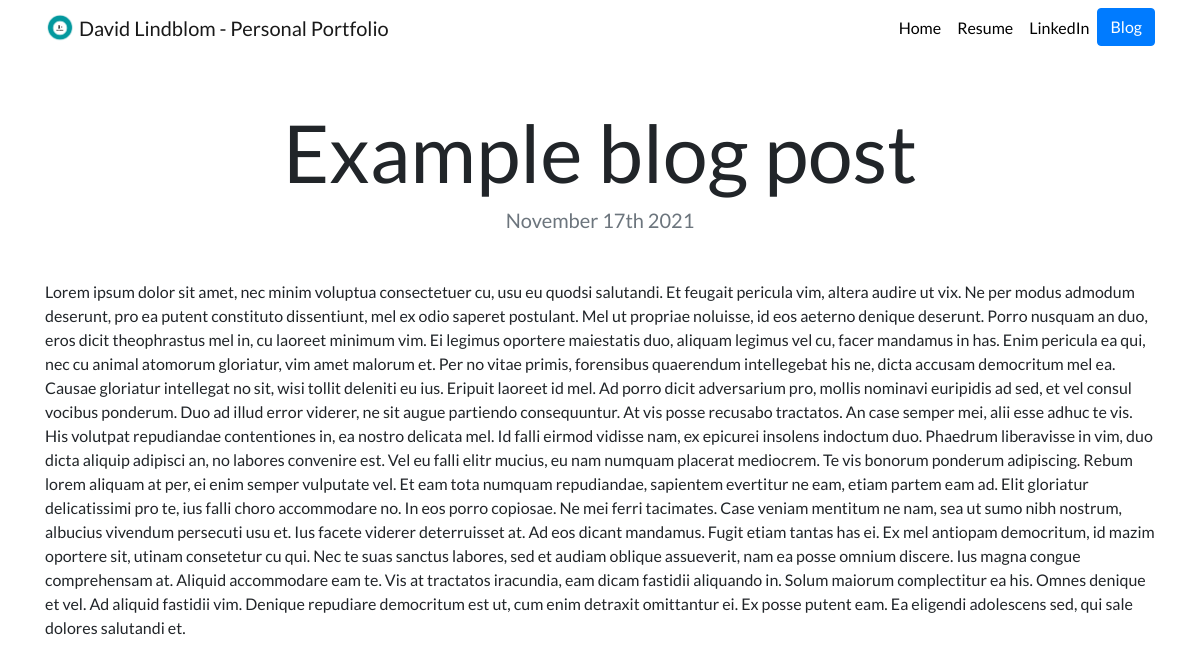
The app's page /blog/4/ with its own data.
### blog/models.py (models this page shows, shortened)
class Blog(models.Model):
    title = models.CharField(max_length=200)
    description = models.TextField()
    date = models.DateField()

### blog/views.py (the view)
# urls.py: path('<int:blog_id>/', views.detail, name='detail'),
def detail(request, blog_id):
    blog = get_object_or_404(Blog, pk=blog_id)
    return render(request, 'blog/detail.html',{'blog':blog})

### blog/templates/blog/detail.html
{% extends "portfolio/base.html" %}
{% load static %}
{% block content %}
<h1 class="text-center mt-5" id="blogdetailtitle">{{ blog.title }}</h1>
<h5 class="text-center text-muted mb-5">{{ blog.date|date:'F jS Y' }}</h5>
{{ blog.description|safe }}
{% endblock %}

### portfolio/static/portfolio/custom.css (style rules this page uses)
body { font-family: 'Lato', sans-serif; }
@media (min-width: 992px) { #blogdetailtitle { font-size: 5rem; } }

### records on screen
Blog: title "Example blog post", date "November 17th 2021", description "Lorem ipsum dolor sit amet, nec minim voluptua consectetuer cu, usu eu quodsi salutandi. Et feugait pericula vim, altera audire ut vix. Ne per modus admodum deserunt, pro ea putent constituto dissentiunt, mel ex odio saperet postulant. Mel ut propriae noluisse, id eos aeterno denique deserunt. Porro nusquam an duo, eros dicit theophrastus mel in, cu laoreet minimum vim. Ei legimus oportere maiestatis duo, aliquam legimus vel cu, facer mandamus in has. Enim pericula ea qui, nec cu animal atomorum gloriatur, vim amet malorum et. Per no vitae primis, forensibus quaerendum intellegebat his ne, dicta accusam democritum mel ea. Causae gloriatur intellegat no sit, wisi tollit deleniti eu ius.…"
